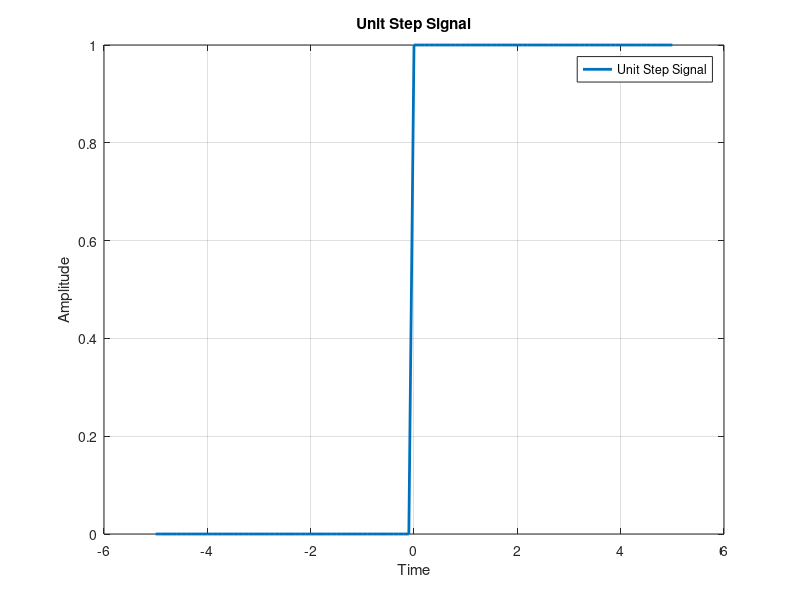

The MATLAB script that drew this image:
clc
clear all

tmin = -5;
td = 0.1;
tmax = 5;

t = tmin:td:tmax;
x = (1 .* t >= 0);

plot(t, x, 'LineWidth', 2);
title('Unit Step Signal');
xlabel('Time'); 
ylabel('Amplitude');
grid on;

legend('Unit Step Signal'); 
